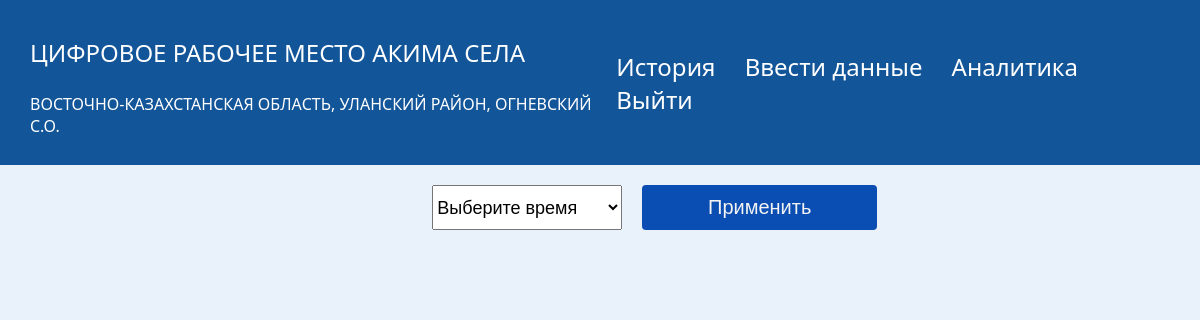
Page /account (signed in) on the committed database.
### app/models.py (models this page shows, shortened)
class User(db.Model, UserMixin):
   id = db.Column(db.Integer, primary_key = True)
   login = db.Column(db.String(250), unique=True)
   kato_2 = db.Column(db.String(1024))
   kato_2_name = db.Column(db.String(1024))
   kato_4 = db.Column(db.String(1024))
   kato_4_name = db.Column(db.String(1024))
   kato_6 = db.Column(db.String(1024), unique=True)
   kato_6_name = db.Column(db.String(1024))
   password = db.Column(db.String(250))
   is_district = db.Column(db.Boolean)
   is_obl = db.Column(db.Boolean)

### app/routes.py (the view, shortened to what this page needs)
@app.route('/account', methods=['POST', 'GET'])
@login_required
def account():
    filterhistory = FilterHistory()
    form = FormDataForm()
    filterhistory.set_history_date_choices(current_user.id)
    if request.method == 'GET':
        return render_template('account.html', title = 'Личный кабинет', filterhistory=filterhistory,str=str,form=form,measurement_units=measurement_units, user=current_user)

### app/forms.py
class FilterHistory(FlaskForm):
    history_date = SelectField(choices=[])
    def set_history_date_choices(self, id):
        choices = [(i.modified_date, i.modified_date.strftime('%Y-%m-%d %H:%M:%S')) for i in Form_old.query.filter_by(user_id=id).all()]
        choices.insert(0, ('', 'Выберите время'))
        self.history_date.choices = choices
    submit = SubmitField('Применить')

### app/routes.py (called while the page is built)
@login_manager.user_loader
def load_user(user_id):
    return User.query.get(int(user_id))

### app/templates/account.html (shortened to what this page needs)
{% extends "base.html" %} {% block title %}Аккаунт{% endblock %}
{% block content %}
<link rel="stylesheet" href="{{ url_for('static', filename='account.css') }}" />
<body>
    <main>
        <div class="acc-content">
            {% if not formdata %}
            <form class="selector" method='POST'>
                {{ filterhistory.history_date }}
                {{ filterhistory.submit }}
            </form>
            {% endif %}
        </div>
    </main>
</body>
{% endblock %}

### app/templates/base.html (shortened to what this page needs)
<!DOCTYPE html>
<html lang="ru">
<head>
  <link rel="stylesheet" href="{{ url_for('static', filename='base.css') }}">
</head>
<div class="content">
  <nav class="head">
    <div class="logo_block">
    {% if user.is_authenticated %}
        {% if user.is_obl %}
        <div>
          <p class="logo_text">Цифровое Рабочее место Акима области</p>
         <p class="logo_text_under">{{ user.kato_2_name }}</p>
        </div>
        {% elif user.is_district %}
            <div>
                <p class="logo_text">Цифровое Рабочее место Акима района</p>
               <p class="logo_text_under">{{ user.kato_4_name }}</p>
            </div>
       {% else %}
            <div>
                <p class="logo_text">Цифровое Рабочее место Акима села</p>
                <p class="logo_text_under">{{ user.kato_2_name }}, {{ user.kato_4_name }}, {{ user.kato_6_name }}</p>
            </div>
       {% endif %}
    {% endif %}
    </div>
    <div>
      {% if user.is_authenticated %}
      {% if user.is_district %}
      <a class="nav_link" id="portfolio" href="{{ url_for('region_akim') }}">Анкеты</a>
      {% else %}
      {% if not user.is_obl %}
      <a class="nav_link" id="portfolio" href="{{ url_for('account') }}">История</a>
      <a class="nav_link" id="portfolio" href="{{ url_for('edit_form') }}">Ввести данные</a>
      {% endif %}
      {% endif %}
      <a class="nav_link" id="portfolio" href="{{ url_for('dashboard_soc1') }}">Аналитика</a>
      <a class="nav_link" id="logout" href="{{ url_for('logout') }}">Выйти</a>
      {% else %}
      <a class="nav_link" id="login" href="{{ url_for('login') }}">Войти</a>
      {% endif %}
    </div>
  </nav>
  <div class="container">{% block content %} {% endblock %}</div>
</div>
</html>

### app/static/base.css (style rules this page uses)
body { margin: 0; background-color: rgba(215, 231, 248, 0.53); font-family: Montserrat, "Segoe UI", Tahoma, Geneva, Verdana, sans-serif; }
.content { width: 100%; }
.head { display: flex; width: 100%; justify-content: space-between; height: fit-content; align-items: center; background-color: #125599; padding-bottom: 12px; padding-top: 12px; }
.logo_block { display: flex; align-items: center; }
.logo_text { font-size: x-large; color: #fff; margin-left: 30px; text-transform: uppercase; }
.logo_text_under { font-size: medium; color: #fff; margin-left: 30px; text-transform: uppercase; }
.nav_link { font-size: x-large; color: #fff; text-decoration: none; padding-right: 25px; }

### app/static/account.css (style rules this page uses)
body { font-family: Montserrat, "Segoe UI", Tahoma, Geneva, Verdana, sans-serif; margin: 0; place-items: center; min-height: 100vh; }
.acc-content { width: 80%; margin: 20px auto; display: flex; flex-direction: column; gap: 25px; }
.selector { display: flex; margin: 0 auto; }
form input { padding:10px; background-color: rgb(11, 78, 179); color: #f3f3f3; font-size: 20px; border-radius: 0.25rem; cursor: pointer; transition: 0.3s; border: 1px solid transparent; margin-left: 20px; min-width: 70%; }
form select { font-size: 18px; cursor: pointer; }

### rows in the picture
User: kato_2_name "ВОСТОЧНО-КАЗАХСТАНСКАЯ ОБЛАСТЬ", kato_4_name "УЛАНСКИЙ РАЙОН", kato_6_name "ОГНЕВСКИЙ С.О."
